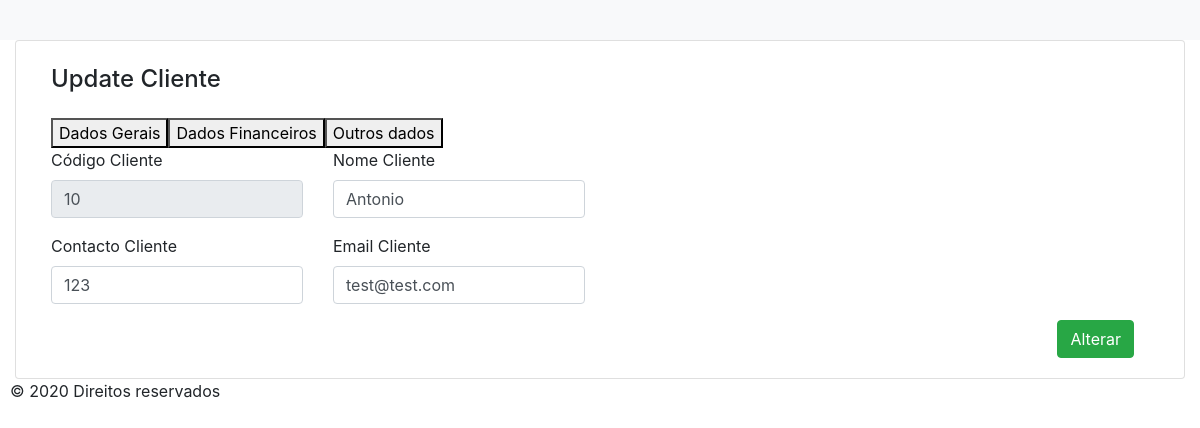
/update/updateFormCliente.php?id=10, run on the app's committed database.
### tables this page shows
CREATE TABLE `cliente` (
  `codCliente` int NOT NULL AUTO_INCREMENT,
  `nomeCliente` varchar(18) NOT NULL DEFAULT '',
  `contacCliente` int NOT NULL DEFAULT '0',
  `emailCliente` varchar(20) NOT NULL DEFAULT '',
  PRIMARY KEY (`codCliente`)
);

### update/updateFormCliente.php (the view, shortened to what this page needs)
<?php
include_once '../common/cabecalho.php';
    $id = $_GET['id'];
    $database = new Connection();
    $db = $database->openConnection();
    $sql = "SELECT * from cliente where codCliente =". $id ;
?>
<main role="main" id="main" class="col-lg-12 container main">
    <div class="card col-md-12" >
        <article class="card-body">
            <h4 class="card-title mb-4 mt-1">Update Cliente</h4>
            <div class="row container">
                <button class="tabButton" onclick="changeTab('DadosG',this)" id="default_tab">Dados Gerais</button>
                <button class="tabButton" onclick="changeTab('DadosF',this)">Dados Financeiros</button>
                <button class="tabButton" onclick="changeTab('ODados',this)">Outros dados</button>
            </div>
            <div id="DadosG" class="tabDiv">
                <div class="row">
                    <?php
                        foreach ($db->query($sql) as $row) {
                    ?>
                    <div class="form-group col-md-3">
                        <label for="codC">Código Cliente</label>
                        <input class="form-control" type="text" id="codC" name="codC" form="uForm_cliente" value="<?php echo $row['codCliente'] ?>" readonly>
                    </div>
                    <div class="form-group col-md-3">
                        <label for="nomeC">Nome Cliente</label>
                        <input class="form-control" type="text" id="nomeC" name="nomeC" form="uForm_cliente" value="<?php echo $row['nomeCliente'] ?>">
                    </div>
                </div>
            </div>
            <div id="DadosF" class="tabDiv">
                <div class="row">
                    <div class="form-group col-md-3">
                        <label for="contactoC">Contacto Cliente</label>
                        <input class="form-control" type="text" id="contactoC" name="contactoC" form="uForm_cliente"  value="<?php echo $row['contacCliente'] ?>">
                    </div>
                    <div class="form-group col-md-3">
                        <label for="emailC">Email Cliente</label>
                        <input class="form-control" type="text" id="emailC" name="emailC" form="uForm_cliente"  value="<?php echo $row['emailCliente'] ?>">
                    </div>
                </div>
            </div>
            <div class="form-group col-md-12">
                <button class="btn btn-success" style="float:right" type="submit" form="uForm_cliente" name="submit">Alterar</button>
            </div>
            </article>
        </div>
</main>
    <?php
    }
     include_once '../common/rodape.php';
    ?>
</body>
</html>

### data on the page
cliente: codC "10", nomeC "Antonio", contactoC "123", emailC "test@test.com"
